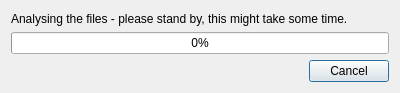
<?xml version="1.0" encoding="UTF-8"?>
<ui version="4.0">
 <class>UpdateDatabaseDlg</class>
 <widget class="QDialog" name="UpdateDatabaseDlg">
  <property name="windowModality">
   <enum>Qt::ApplicationModal</enum>
  </property>
  <property name="geometry">
   <rect>
    <x>0</x>
    <y>0</y>
    <width>400</width>
    <height>93</height>
   </rect>
  </property>
  <property name="windowTitle">
   <string>Analysing files...</string>
  </property>
  <property name="windowIcon">
   <iconset>
    <normaloff>ico_src/256_32.png</normaloff>ico_src/256_32.png</iconset>
  </property>
  <property name="locale">
   <locale language="English" country="UnitedStates"/>
  </property>
  <layout class="QVBoxLayout" name="verticalLayout">
   <item>
    <layout class="QGridLayout" name="gridLayout">
     <item row="0" column="0" colspan="2">
      <widget class="QLabel" name="label">
       <property name="text">
        <string>Analysing the files - please stand by, this might take some time.</string>
       </property>
      </widget>
     </item>
     <item row="1" column="0" colspan="2">
      <widget class="QProgressBar" name="progressBar">
       <property name="value">
        <number>0</number>
       </property>
      </widget>
     </item>
     <item row="2" column="1">
      <widget class="QPushButton" name="cancelButton">
       <property name="text">
        <string>Cancel</string>
       </property>
       <property name="default">
        <bool>true</bool>
       </property>
      </widget>
     </item>
     <item row="2" column="0">
      <spacer name="horizontalSpacer">
       <property name="orientation">
        <enum>Qt::Horizontal</enum>
       </property>
       <property name="sizeHint" stdset="0">
        <size>
         <width>40</width>
         <height>20</height>
        </size>
       </property>
      </spacer>
     </item>
    </layout>
   </item>
  </layout>
 </widget>
 <resources/>
 <connections/>
</ui>
